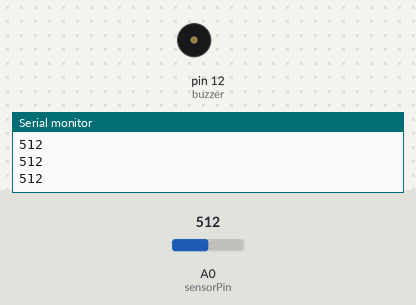
Simulated run of this sketch. Board: Arduino Uno, built with avr-gcc and run on an emulated ATmega328P. On the bench: buzzer (waves = sounding), the last lines printed to the serial monitor. The test bench sets the inputs (shaded band); at power-on: A0 (sensorPin) = 512.

Above: at 1.3 s.
1.4 s: A0 (sensorPin) set to 0
At 2.1 s:
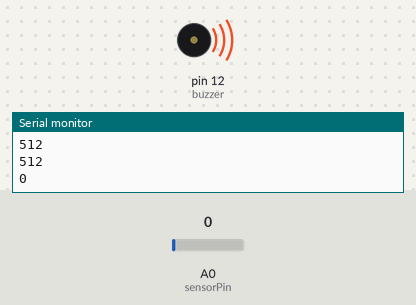
4.4 s: A0 (sensorPin) set to 110
At 5.8 s:
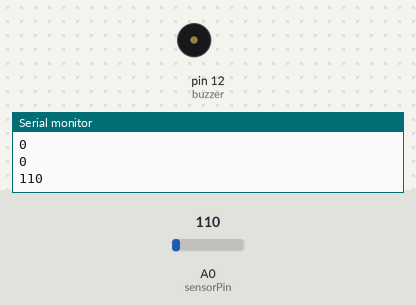
Timing chart, 0 to 7.4 s (numbered marks = the images above; inputs shaded):
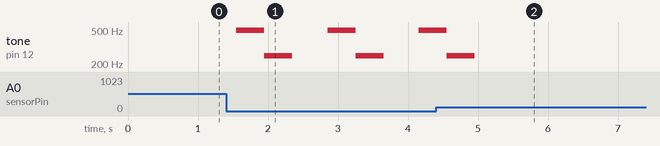

Measured:
- after the input at 1.4 s, tone on pin 12 (buzzer): plays 496 Hz for 0.40 s, 249 Hz for 0.40 s, 496 Hz for 0.40 s, 249 Hz for 0.40 s, 496 Hz for 0.24 s, starting after 0.15 s
- after the input at 4.4 s, tone on pin 12 (buzzer): goes on until 5.0 s, then stays silent

The sketch:

LDR_Major.ino
```cpp
int sensorPin = A0; // select the input pin for LDR

int sensorValue = 0; // variable to store the value coming from the sensor
int buzzer=12;
void setup() {
Serial.begin(9600); //sets serial port for communication
  pinMode(buzzer,OUTPUT);
}

void loop() {

sensorValue = analogRead(sensorPin); // read the value from the sensor
Serial.println(String(sensorValue)); //prints the values coming from the sensor on the screen
 if(sensorValue<1){
  unsigned char i;
    //output an frequency
    for(i=0;i<200;i++)
    {
      digitalWrite(buzzer,HIGH);
      delay(1);//wait for 1ms
      digitalWrite(buzzer,LOW);
      delay(1);//wait for 1ms
    }
//    output another frequency
    for(i=0;i<100;i++)
    {
      digitalWrite(buzzer,HIGH);
      delay(2);//wait for 2ms
      digitalWrite(buzzer,LOW);
      delay(2);//wait for 2ms
    }
  }


delay(500);

}
```
